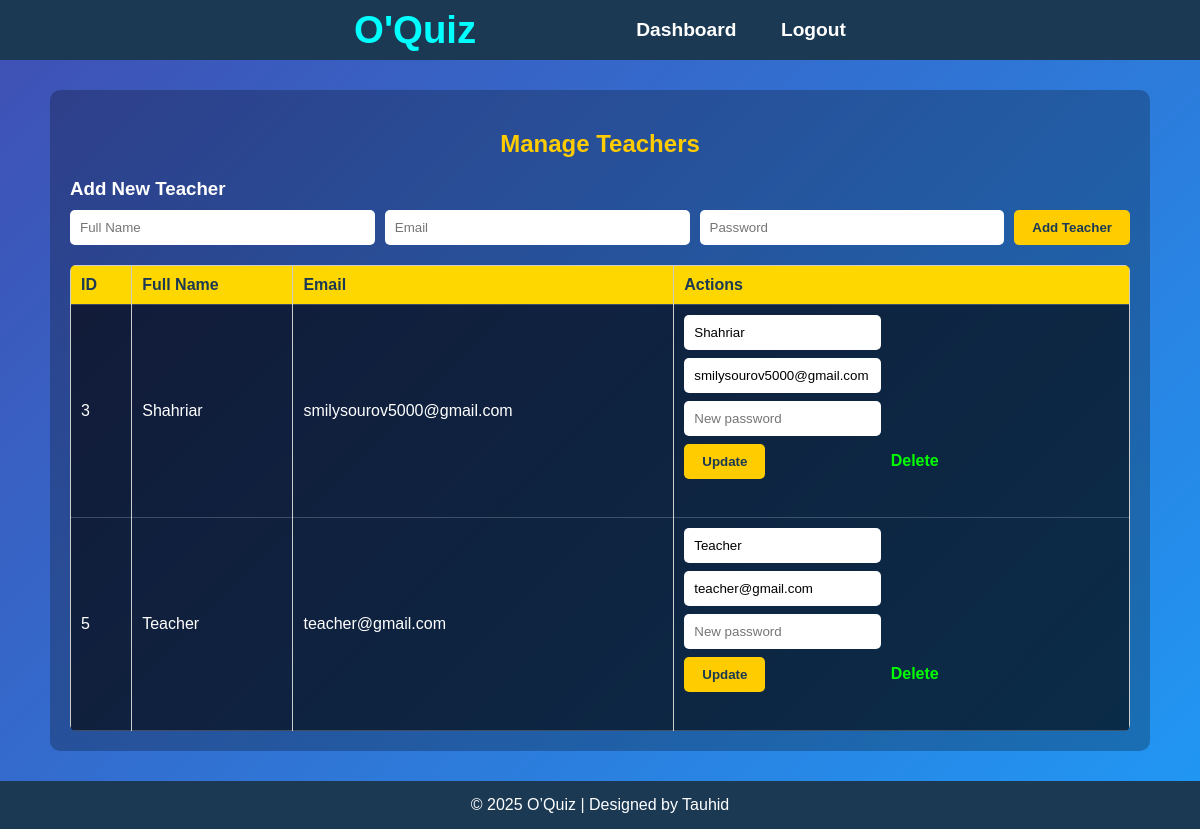
The page /manage_teachers.php (signed in) on the database its author committed.
### tables this page shows
CREATE TABLE `users` (
  `id` int NOT NULL,
  `fullname` varchar(255) NOT NULL,
  `email` varchar(255) NOT NULL,
  `password` varchar(255) NOT NULL,
  `created_at` timestamp NOT NULL DEFAULT CURRENT_TIMESTAMP,
  `role` enum('student','teacher','admin') DEFAULT 'student',
  `email_verified` tinyint(1) DEFAULT '0',
  `verification_token` varchar(255) DEFAULT NULL,
  `status` enum('active','blocked') DEFAULT 'active'
);

### manage_teachers.php (the view, shortened to what this page needs)
<?php
include "db.php";
$teachers = $conn->query("SELECT * FROM users WHERE role='teacher'");
?>
<!DOCTYPE html>
<html lang="en">
<head>
    <link rel="stylesheet" href="style.css">
    <link rel="stylesheet" href="mstyle.css">
</head>
<body>
    <div class="nav">
        <h1 class="logo">O'Quiz</h1>
        <div class="nav_links">
            <a href="admin_dashboard.php">Dashboard</a>
            <a href="logout.php">Logout</a>
        </div>
    </div>
    <main>
        <div class="dashboard">
            <h2>Manage Teachers</h2>
            <div class="add-teacher-form">
                <h3>Add New Teacher</h3>
                <form method="POST">
                    <input type="text" name="fullname" placeholder="Full Name" required>
                    <input type="email" name="email" placeholder="Email" required>
                    <input type="password" name="password" placeholder="Password" required>
                    <button type="submit" name="add_teacher">Add Teacher</button>
                </form>
            </div>
            <table>
                <tr>
                    <th>ID</th>
                    <th>Full Name</th>
                    <th>Email</th>
                    <th>Actions</th>
                </tr>
                <?php while ($teacher = $teachers->fetch_assoc()) { ?>
                    <tr>
                        <td><?php echo $teacher['id']; ?></td>
                        <td><?php echo htmlspecialchars($teacher['fullname']); ?></td>
                        <td><?php echo htmlspecialchars($teacher['email']); ?></td>
                        <td>
                            <form method="POST" style="display:inline-block;">
                                <input type="text" name="fullname"
                                    value="<?php echo htmlspecialchars($teacher['fullname']); ?>" required>
                                <input type="email" name="email" value="<?php echo htmlspecialchars($teacher['email']); ?>"
                                    required>
                                <input type="password" name="password" placeholder="New password">
                                <button type="submit" name="edit_teacher">Update</button>
                            </form>
                            <a href="manage_teachers.php?delete_id=<?php echo $teacher['id']; ?>" onclick="return confirm('Delete this teacher?')">Delete</a>
                        </td>
                    </tr>
                <?php } ?>
            </table>
        </div>
    </main>
    <footer>
        <p>© 2025 O’Quiz | Designed by Tauhid</p>
    </footer>
</body>
</html>

### style.css (style rules this page uses)
* { box-sizing: border-box; }
html, body { height: 100%; }
body { margin: 0; font-family: Arial, sans-serif; display: flex; flex-direction: column; background-color: #1b3953; }
.nav { display: flex; background-color: #1b3953; color: white; align-items: center; justify-content: center; padding: 20px; height: 60px; }
.logo { color: aqua; font-weight: bolder; font-size: 2.4rem; margin-right: 120px; }
.nav_links a { color: white; margin-left: 40px; text-decoration: none; font-weight: bold; font-size: 1.2rem; }
main { flex: 1; background: linear-gradient(135deg, #3f51b5, #2196f3); }
footer { background-color: #1b3953; color: white; text-align: center; padding: 15px 0; }
footer p { margin: 0; }

### mstyle.css (style rules this page uses)
.dashboard { max-width: 1100px; margin: 30px auto; background: rgba(0,0,0,0.25); border-radius: 10px; color: white; padding: 20px; }
.dashboard h2 { text-align: center; margin-bottom: 20px; color: #ffcc00; }
.dashboard h3 { margin-bottom: 10px; color: #ffffff; }
.dashboard form { display: flex; flex-wrap: wrap; gap: 10px; margin-bottom: 20px; }
.dashboard input { padding: 10px; border-radius: 5px; border: none; flex: 1; min-width: 180px; }
.dashboard button { padding: 10px 18px; background-color: #ffcc00; color: #1b3953; font-weight: bold; border: none; border-radius: 5px; cursor: pointer; }
.dashboard table, .quiz-table { width: 100%; border-collapse: collapse; margin-top: 15px; color: white; background-color: rgba(0,0,0,0.6); border-radius: 6px; overflow: hidden; }
.dashboard th, .dashboard td, .quiz-table th, .quiz-table td { padding: 10px; text-align: left; border-bottom: 1px solid rgba(255,255,255,0.2); }
.dashboard th, .quiz-table th { background-color: #ffd700; color: #1b3953; }
.dashboard a, .quiz-table a { color: #00ff00; font-weight: bold; text-decoration: none; margin-left: 5px; }
.dashboard td form { display: inline-flex; gap: 5px; align-items: center; }
.dashboard td form input, .dashboard td form button { display: block; margin-bottom: 8px; }

### manage_teachers.php (style rules this page uses)
.add-teacher-form, .edit-teacher-form { margin-bottom: 20px; }
table { width: 100%; border-collapse: collapse; }
th, td { padding: 10px; border: 1px solid #ccc; text-align: left; }

### rows shown on the page
users: id "3", fullname "Shahriar", email "smilysourov5000@gmail.com"
users: id "5", fullname "Teacher", email "teacher@gmail.com"
